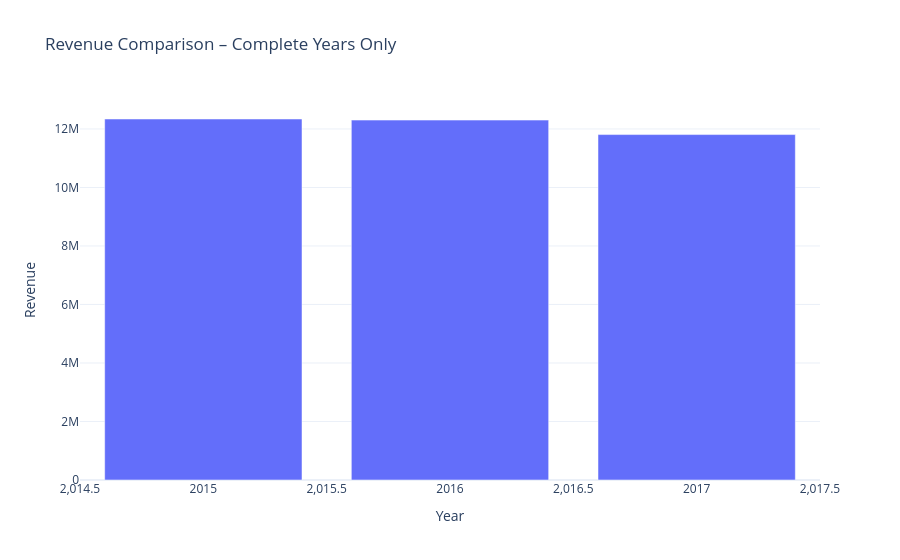

The cell this chart's notebook holds for it:
### Code cell
full_years = yearly_performance[
    yearly_performance["Order Year"].isin([2015, 2016, 2017])
].copy()

fig = go.Figure()

fig.add_trace(go.Bar(
    x=full_years["Order Year"],
    y=full_years["Revenue"],
    name="Revenue"
))

fig.update_layout(
    title="Revenue Comparison – Complete Years Only",
    xaxis_title="Year",
    yaxis_title="Revenue",
    template="plotly_white"
)

fig.show()

### Figure 1 — Plotly figure (JSON) as saved in the notebook; plotly's stock layout.template omitted (floating-point values rounded to 4 significant figures)
{"data": [{"name": "Revenue", "type": "bar", "x": [2015, 2016, 2017], "y": [12340000.0, 12300000.0, 11810000.0]}], "layout": {"title": {"text": "Revenue Comparison – Complete Years Only"}, "xaxis": {"title": {"text": "Year"}}, "yaxis": {"title": {"text": "Revenue"}}}}
